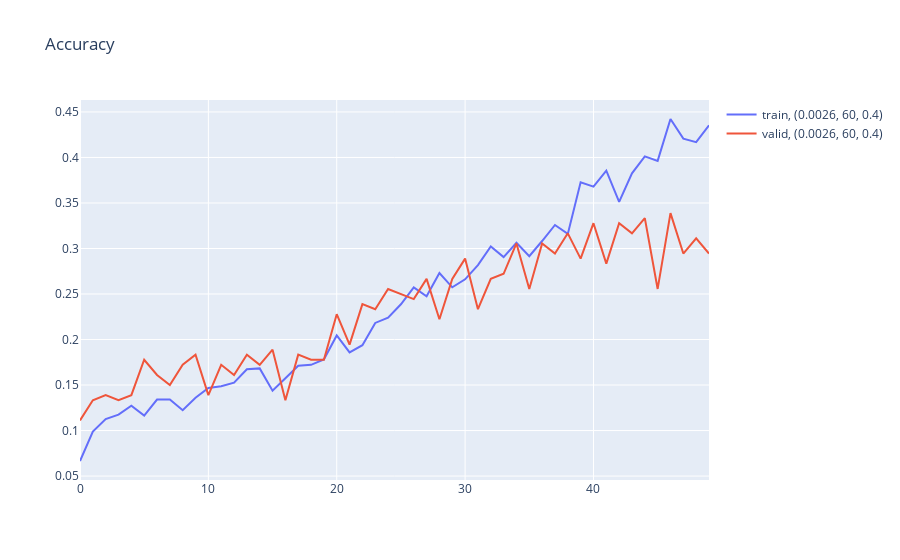

Notebook code cell kept with this figure:
### Code cell
# Add another hidden layer to fully connected part with dropout, increase learning rate
fig_accuracy
